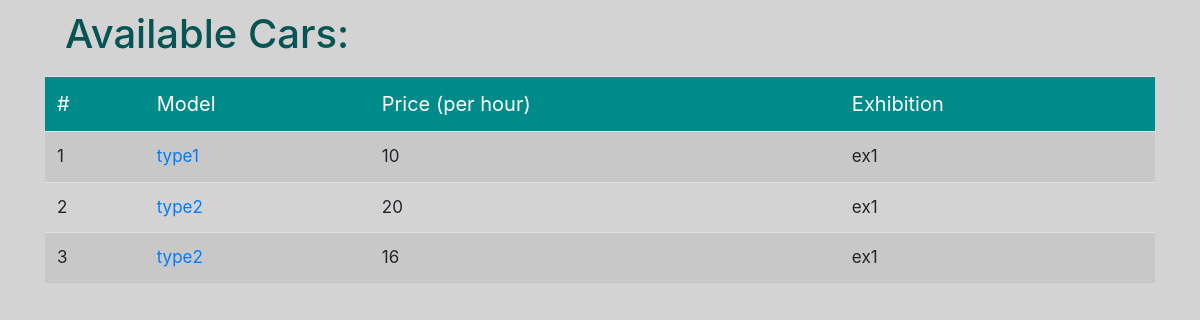
/rental/cars/ (signed in), run on an earlier commit of the app's database.
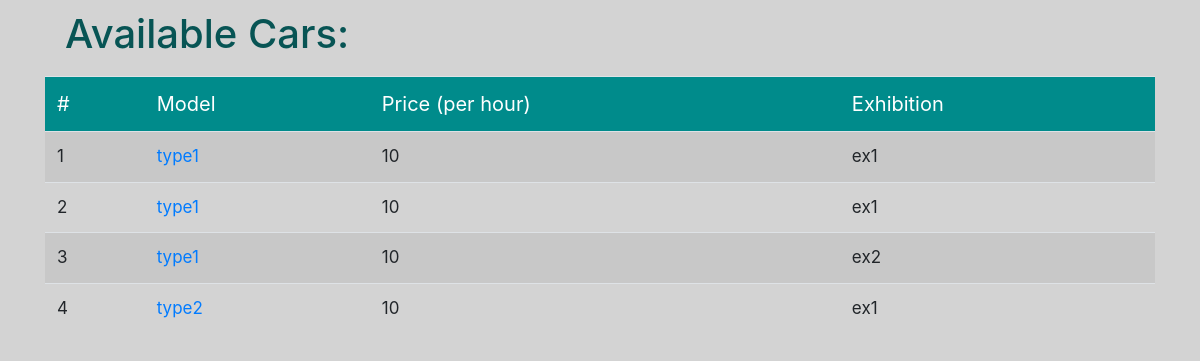
And on a later commit of the database.
### car_rental/models.py (models this page shows, shortened)
class Car(models.Model):
    car_type = models.CharField(max_length=50, default='type0')
    plate = models.CharField(max_length=8, default='12345678')
    renter = models.ForeignKey(User, null=True, default=None, on_delete=models.SET_NULL, related_name='cars_rented')
    owner = models.ForeignKey(User, on_delete=models.CASCADE, null=True, related_name='cars_owned')
    price_per_hour = models.IntegerField(default=10)
    rent_start_time = models.DateTimeField('Start Time', default=timezone.now)
    rent_end_time = models.DateTimeField('End Time', default=timezone.now)

class User(AbstractUser):
    isCarExhibition = models.BooleanField(default=False)
    credit = models.IntegerField(default=0)

### car_rental/views.py (the view)
# urls.py: path('cars/', views.CarListView.as_view(), name='cars'),
@method_decorator(login_required, name='dispatch')
class CarListView(generic.ListView):
    template_name = 'car_rental/car_list.html'
    model = Car
    context_object_name = 'cars'
    def get_queryset(self):
        return Car.objects.exclude(rent_end_time__gt=timezone.now())

### car_rental/templates/car_rental/car_list.html (shortened to what this page needs)
{% load static %}
<!DOCTYPE html>
<html lang="en">
<head>
    <link rel="stylesheet" href="https://cdn.jsdelivr.net/npm/bootstrap@4.6.1/dist/css/bootstrap.min.css">
    <link rel="stylesheet" type="text/css" href="{% static 'car_rental/stylesheets/car_list.css' %}">
</head>
<body>
<div class="container">
<h1>Available Cars:</h1>
{% if cars %}
<table class="table table-striped table-hover">
    <thead class="thead-dark">
    <tr class="table_head" style="background: darkcyan;">
    <td>#</td>
    <td>Model</td>
    <td>Price (per hour)</td>
    <td>Exhibition</td>
    </tr>
    </thead>
{% for car in cars %}
    <tr>
    <td>{{ forloop.counter }}</td>
        <td><a href="{% url 'car_rental:car' car.id %}">{{ car.car_type }}</a></td>
    <td>{{ car.price_per_hour }}</td>
    <td>{{ car.owner.username }}</td>
    </tr>
{% endfor %}
{% else %}
    <div class="alert alert-danger" style="margin-top: 10px">
        <strong>Sorry!</strong> There are no available cars for you! </div>
{% endif %}
</table>
</div>
</body>
</html>

What changed in the data, as far as the page shows it:
changed Car (number 2 of 4 on the later page): car_type "type2" → "type1"; price_per_hour "20" → "10"
changed Car (number 3 of 4 on the later page): car_type "type2" → "type1"; price_per_hour "16" → "10"; owner.username "ex1" → "ex2"
now on this page (row edited): Car: car_type "type2", price_per_hour "10", owner.username "ex1"
